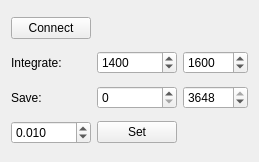
           <widget class="QWidget" name="CCS200">
            <property name="geometry">
             <rect>
              <x>0</x>
              <y>0</y>
              <width>259</width>
              <height>162</height>
             </rect>
            </property>
            <attribute name="label">
             <string>Thorlabs CCS200</string>
            </attribute>
            <layout class="QGridLayout" name="gridLayout_2">
             <item row="3" column="1">
              <widget class="QPushButton" name="usbSpectr_set_integr_time">
               <property name="text">
                <string>Set</string>
               </property>
              </widget>
             </item>
             <item row="1" column="1">
              <widget class="QSpinBox" name="usbSpectr_from">
               <property name="maximum">
                <number>3647</number>
               </property>
               <property name="value">
                <number>1400</number>
               </property>
              </widget>
             </item>
             <item row="1" column="2">
              <widget class="QSpinBox" name="usbSpectr_to">
               <property name="minimum">
                <number>1</number>
               </property>
               <property name="maximum">
                <number>3648</number>
               </property>
               <property name="value">
                <number>1600</number>
               </property>
              </widget>
             </item>
             <item row="2" column="1">
              <widget class="QSpinBox" name="usbSpectr_save_from">
               <property name="maximum">
                <number>3647</number>
               </property>
              </widget>
             </item>
             <item row="3" column="0">
              <widget class="QDoubleSpinBox" name="usbSpectr_integr_time">
               <property name="decimals">
                <number>3</number>
               </property>
               <property name="minimum">
                <double>0.001000000000000</double>
               </property>
               <property name="singleStep">
                <double>0.010000000000000</double>
               </property>
               <property name="value">
                <double>0.010000000000000</double>
               </property>
              </widget>
             </item>
             <item row="1" column="0">
              <widget class="QLabel" name="label">
               <property name="text">
                <string>Integrate:</string>
               </property>
              </widget>
             </item>
             <item row="2" column="2">
              <widget class="QSpinBox" name="usbSpectr_save_to">
               <property name="minimum">
                <number>1</number>
               </property>
               <property name="maximum">
                <number>3648</number>
               </property>
               <property name="value">
                <number>3648</number>
               </property>
              </widget>
             </item>
             <item row="2" column="0">
              <widget class="QLabel" name="label_2">
               <property name="text">
                <string>Save:</string>
               </property>
              </widget>
             </item>
             <item row="0" column="0">
              <widget class="QPushButton" name="usbSpactr_connect">
               <property name="text">
                <string>Connect</string>
               </property>
               <property name="checkable">
                <bool>true</bool>
               </property>
              </widget>
             </item>
            </layout>
           </widget>
